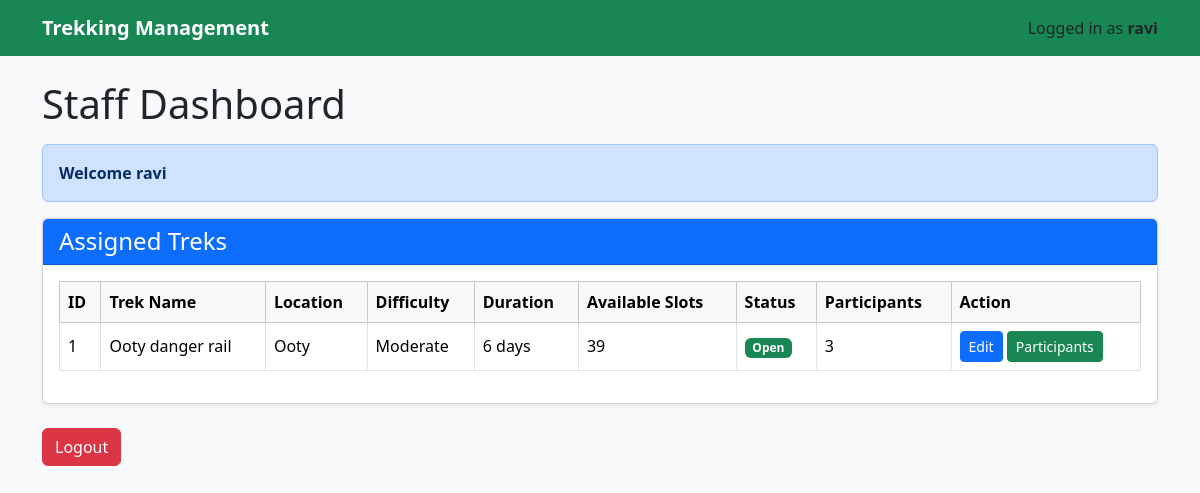
The app's page /staff (signed in), older data.
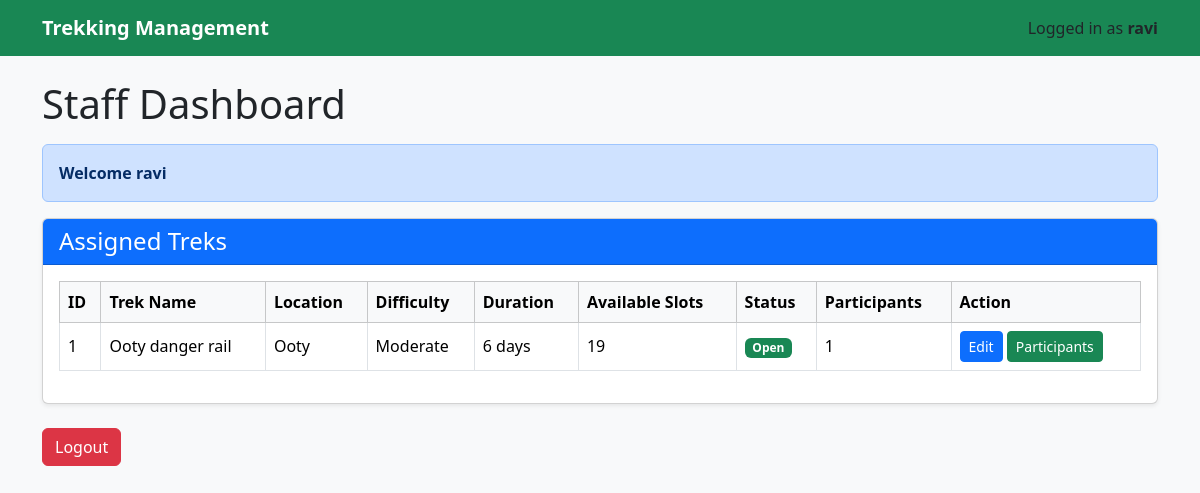
The same page, newer data.
### models.py (models this page shows)
class Trek(db.Model):
    id = db.Column(db.Integer, primary_key=True)
    trek_name = db.Column(db.String(100), nullable=False)
    location = db.Column(db.String(100), nullable=False)
    difficulty = db.Column(db.String(20), nullable=False)
    duration = db.Column(db.String(30), nullable=False)
    available_slots = db.Column(db.Integer, nullable=False)
    assigned_staff = db.Column(db.Integer)
    status = db.Column(db.String(20), default="Open")
    description = db.Column(db.String(300))
    bookings = db.relationship("Booking", backref="trek", lazy=True)

### app.py (the view)
@app.route("/staff")
def staff():
    if "user_id" not in session or session["role"] != "staff":
        return redirect("/login")
    assigned_treks = Trek.query.filter_by(
        assigned_staff=session["user_id"]
    ).all()
    return render_template(
        "staff.html",
        assigned_treks=assigned_treks
    )

### templates/staff.html (shortened to what this page needs)
{% extends "base.html" %}
{% block content %}
<h1 class="mb-3">Staff Dashboard</h1>
<div class="alert alert-primary">
    <strong>Welcome {{ session["username"] }}</strong>
</div>
<div class="card shadow-sm">
    <div class="card-header bg-primary text-white">
        <h4 class="mb-0">Assigned Treks</h4>
    </div>
    <div class="card-body">
        <div class="table-responsive">
            <table class="table table-bordered table-hover align-middle">
                <thead class="table-light">
                    <tr>
                        <th>ID</th>
                        <th>Trek Name</th>
                        <th>Location</th>
                        <th>Difficulty</th>
                        <th>Duration</th>
                        <th>Available Slots</th>
                        <th>Status</th>
                        <th>Participants</th>
                        <th>Action</th>
                    </tr>
                </thead>
                <tbody>
                {% for trek in assigned_treks %}
                <tr>
                    <td>{{ trek.id }}</td>
                    <td>{{ trek.trek_name }}</td>
                    <td>{{ trek.location }}</td>
                    <td>{{ trek.difficulty }}</td>
                    <td>{{ trek.duration }}</td>
                    <td>{{ trek.available_slots }}</td>
                    <td>
                        {% if trek.status == "Open" %}
                            <span class="badge bg-success">
                                {{ trek.status }}
                            </span>
                        {% elif trek.status == "Closed" %}
                            <span class="badge bg-danger">
                                {{ trek.status }}
                            </span>
                        {% else %}
                            <span class="badge bg-secondary">
                                {{ trek.status }}
                            </span>
                        {% endif %}
                    </td>
                    <td>{{ trek.bookings|length }}</td>
                    <td>
                        <a href="/staff_edit_trek/{{ trek.id }}"
                           class="btn btn-primary btn-sm">
                            Edit
                        </a>
                        <a href="/staff_participants/{{ trek.id }}"
                           class="btn btn-success btn-sm">
                            Participants
                        </a>
                    </td>
                </tr>
                {% endfor %}
                </tbody>
            </table>
        </div>
    </div>
</div>
<br>
<a href="/logout" class="btn btn-danger">
    Logout
</a>
{% endblock %}

Row changes from the older to the newer data that the page shows:
changed Trek "Ooty danger rail": available_slots "39" → "19"; bookings|length "3" → "1"
